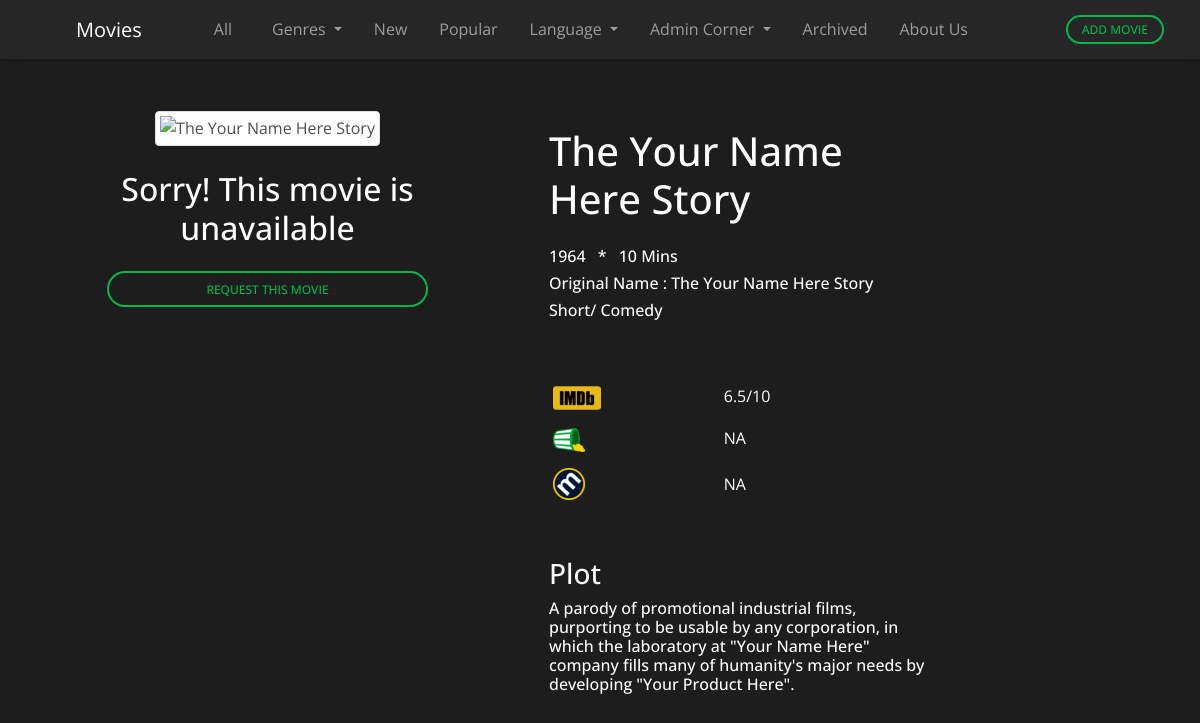
The app's page /moviedetails/398094 (signed in) with its own data.
### package/models.py (models this page shows, shortened)
class SavedMovies(db.Model, UserMixin):
    id = db.Column(db.String(100), unique=True, primary_key = True)
    imdb_id = db.Column(db.String(100), unique=True, nullable=False)
    keywords = db.Column(db.String(100), nullable=False)
    tmdb_data = db.Column(db.Text, unique=True, nullable=False)
    omdb_data = db.Column(db.Text, unique=True, nullable=False)

### package/route.py (the view)
@app.route("/moviedetails/<id>", methods={"GET", "POST"})
@login_required
def moviedetails(id):
    if request.method == "GET":
        movie = Movie.query.filter_by(id=id).first()
        tmdb_info = {}
        omdb_info = {}
        related_movies = []
        if movie:
            saved_movie = SavedMovies.query.filter_by(id=id).first()
            if not saved_movie:
                tmdb_info, omdb_info = fetchAllDetails(id, movie.imdb_id)
                save_movie = SavedMovies(id=id, imdb_id=movie.imdb_id, keywords=movie.name, tmdb_data=json.dumps(tmdb_info), omdb_data=json.dumps(omdb_info))
                db.session.add(save_movie)
                db.session.commit()
            else:
                tmdb_info = json.loads(saved_movie.tmdb_data)
                omdb_info = json.loads(saved_movie.omdb_data)
            related_movies = fetchSimilarMovies(movie)
            return render_template("details.html", user=current_user, movie=movie, tmdb_info=tmdb_info, omdb_info=omdb_info, related_movies=related_movies, value="hidden")
        else:
            saved_movie = SavedMovies.query.filter_by(id=id).first()
            if not saved_movie:
                tmdb_info = getTMDBRes(id)
                imdb_id = tmdb_info["imdb_id"]
                if imdb_id == None:
                    imdb_id = findIMDBid(tmdb_info["title"])
                omdb_info = getOMDBRes(imdb_id)
                new_movie = SavedMovies(id=id, imdb_id=imdb_id, keywords=tmdb_info["title"], tmdb_data=json.dumps(tmdb_info), omdb_data=json.dumps(omdb_info))
                db.session.add(new_movie)
                db.session.commit()
            else:
                tmdb_info = json.loads(saved_movie.tmdb_data)
                omdb_info = json.loads(saved_movie.omdb_data)
                imdb_id = tmdb_info["imdb_id"]
            moviegenre = omdb_info["Genre"]
            if not moviegenre:
                moviegenre = ""
                for i in tmdb_info["genres"]:
                    moviegenre += i["name"]
                    moviegenre += ", "
            fetchSavedSimilarMovies(moviegenre)
            return render_template("newdetails.html", id=id, user=current_user, imdb_id=imdb_id, tmdb_info=tmdb_info, omdb_info=omdb_info, related_movies=related_movies, itp=imdb_title_prefix, iip=imdb_image_prefix, genre=moviegenre, value="hidden")

### package/main.py (called while the page is built)
def fetchSavedSimilarMovies(moviegenre):
    related_movies = []
    movies = Movie.query.filter_by(is_archived=False).all()
    genre = moviegenre.split(", ")
    if "Animation" in genre:
        for i in movies:
            if "Animation" in i.genre.split(", "):
                related_movies.append(i)
    else:
        for i in movies:
            if "Animation" not in i.genre.split(", "):
                if set(genre) & set(i.genre.split(", ")):
                    related_movies.append(i)
    return related_movies

### package/models.py (called while the page is built)
@login_manager.user_loader
def load_user(user_email):
    return User.query.get(str(user_email))

### package/templates/newdetails.html (shortened to what this page needs)
{% extends 'base.html' %}
{% block body %}
<div class="container-fluid text-center justify-content-center">
    <div class="row g-5">
        <div class="col-xs-12 col-sm-12 col-md-6 col-lg-5 col-xl-5">
            <div class="mt-3">
                <img class="img-fluid z-depth-2 img-thumbnail rounded" style="max-height: 70vh;"
                    src="{% if tmdb_info['poster_path'] != None %}{{iip|string + tmdb_info['poster_path']|string}}{% else %}/static/img/notAvailable.jpg{% endif %}" alt="{{tmdb_info['title']}}">
                <div class="text-center align-items-center my-4" style="background-color: rgb(29, 29, 29);">
                    <div class="h2 text-white mb-4">Sorry! This movie is unavailable</div>
                    <button type="button" class="col col-9 btn btn-outline-success btn-md  btn-rounded waves-effect"
                    onclick="
                    location.href = '/request/{{imdb_id}}' + '+' + '{{id}}'
                    Swal.fire({
                        title: 'Submitting Request...',
                        imageUrl: '../../../static/img/spinner.gif',
                        timer: 3000
                    })">
                        Request This Movie
                    </button>
                </div>
            </div>
        </div>
        <div class="col-sm-12 col-xs-12 col-md-6 col-xl-5 col-lg-5">
            <div class="row gy-4 mx-2 mt-2">
                <div class="text-white text-left ">
                    <div class="h1">{{tmdb_info['title']}}</div>
                    <div class="h6 mt-4">
                        <span class="mr-2">{{tmdb_info['release_date'].split("-")[0]}}</span>
                        <span>*</span>
                        <span class="ml-2">{{tmdb_info['runtime']}} Mins</span>
                        </div>
                    <div class="h6">Original Name : {{tmdb_info['original_title']}}</div>
                    <div class="h6">
                        {% if genre.endswith(", ") %}
                            {{genre.replace(",","")}}
                        {% else %}
                            {{genre.replace(", ","/ ")}}
                        {% endif %}
                    </div>
                </div>
            </div>
            <div class="row mt-5 gy-5 text-white">
                <div class="row my-2 ">
                    <div class="col-3 mx-4 text-left">
                        <div class=""><img style="max-width:48px;" src="../../../static/img/imdb.png"></div>
                    </div>
                    <div class="col-3 mx-4 text-left">
                        {% if omdb_info %}
                            {% if omdb_info["Ratings"] %}
                                <div class="mx-3">{{omdb_info["Ratings"][0]["Value"]}}</div>
                            {% else %}
                                <div class="mx-3">{{omdb_info["imdbRating"]}}</div>
                            {% endif %}
                        {% else %}
                        <div class="mx-3">{{tmdb_info["vote_average"]}}</div>
                        {% endif %}
                    </div>
                </div>
                {% if omdb_info["Ratings"] %}
                    <div class="row my-2">
                        <div class="col-3 mx-4 text-left">
                            <div class=""><img style="max-width:32px;" src="../../../static/img/rotten_tomatoes.png"></div>
                        </div>
                        {% if omdb_info["Ratings"][1] %}
                            <div class="col-3 mx-4 text-left">
                                <div class="mx-3">{{omdb_info["Ratings"][1]["Value"]}}</div>
                            </div>
                        {% else %}
                            <div class="col-3 mx-4 text-left">
                                <div class="mx-3">NA</div>
                            </div>
                        {% endif %}
                    </div>
                    <div class="row my-2">
                        <div class="col-3 mx-4 text-left">
                            <div class=""><img style="max-width:32px;" src="../../../static/img/metacritic32.png"></div>
                        </div>
                        {% if omdb_info["Ratings"][2] %}
                            <div class="col-3 mx-4 text-left">
                                <div class="mx-3">{{omdb_info["Ratings"][2]["Value"]}}</div>
                            </div>
                        {% else %}
                            <div class="col-3 mx-4 text-left">
                                <div class="mx-3 my-1">NA</div>
                            </div>
                        {% endif %}
                    </div>
                {% endif %}
            </div>
            <div class="text-left row mt-5 mx-2">
                <div class="h3 text-white">Plot</div>
                {% if omdb_info["Plot"] %}
                    <div class="h6 text-white">{{omdb_info["Plot"]}}</div>
                {% else %}
                <div class="h6 text-white">{{tmdb_info["overview"]}}</div>
                {% endif %}
            </div>
        </div>
    </div>
</div>
{% endblock body %}

### package/static/css/custom.css (style rules this page uses)
body { font-family: 'Open Sans', sans-serif; }

### records on screen
SavedMovies: title "The Your Name Here Story", original_title "The Your Name Here Story"

### other values on screen
{{ tmdb_info['release_date'].split("-")[0] }} "1964"
{{ tmdb_info['runtime'] }} "10"
{{ genre.replace(", ","/ ") }} "Short/ Comedy"
{{ omdb_info["Ratings"][0]["Value"] }} "6.5/10"
